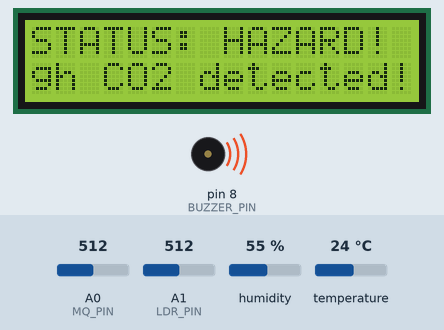
A sketch run on a simulated Arduino Uno, built with avr-gcc and run on an emulated ATmega328P. Parts: 16×2 character LCD, buzzer (waves = sounding). The inputs (shaded band) are chosen by the test bench; at power-on: A1 (LDR_PIN) = 512, A0 (MQ_PIN) = 512, humidity 55 %, temperature 24 °C. What the sketch prints to the serial monitor is not drawn.

Above: at 3.2 s.
3.3 s: A1 (LDR_PIN) set to 325
6.0 s: A1 (LDR_PIN) set to 288
8.3 s: A0 (MQ_PIN) set to 493
At 10.6 s:
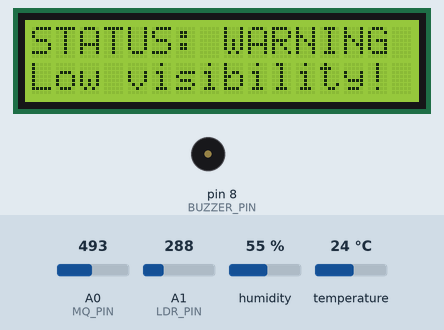
13.1 s: A1 (LDR_PIN) set to 410
At 14.9 s:
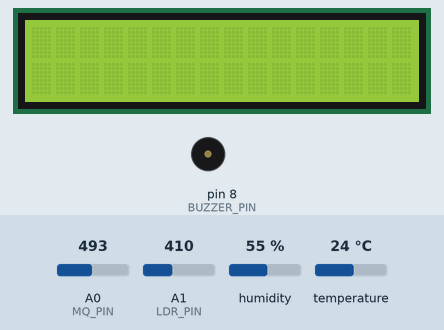
17.6 s: A0 (MQ_PIN) set to 716
At 18.76 s:
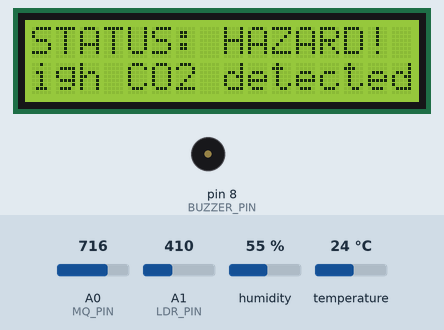
24.8 s: A0 (MQ_PIN) set to 390
At 25.16 s:
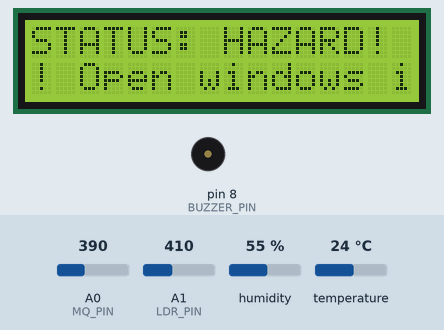
Timing chart, 0 to 27.8 s (numbered marks = the images above; inputs shaded):
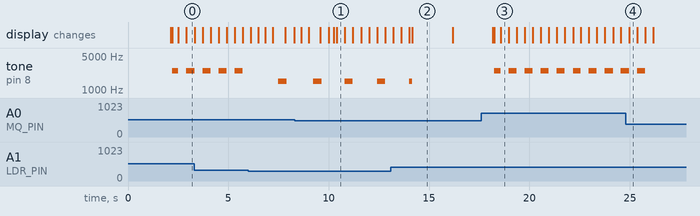

Measured:
- the behaviour switches between 502 and 501 on A0 (MQ_PIN) (found by bisection; images 0 and 1)
- after the input at 13.1 s, the display: first differs from a run without the input after 1.1 s (image 2)
- after the input at 17.6 s, tone on pin 8 (BUZZER_PIN): silent → 2500 Hz after 0.65 s, then repeats every 0.80 s: silent 0.40 s, 2500 Hz 0.40 s; the display: first changes after 0.57 s (image 3 shows a later state)
- after the input at 24.8 s, tone on pin 8 (BUZZER_PIN): goes on until 25.8 s, then stays silent
- by itself, tone on pin 8 (BUZZER_PIN): alternates 1500 Hz for 0.40 s and silent for 1.2 s
- what the display in image 1 shows lasts 0.4 s, from 10.4 s to 10.8 s
- what the display in image 2 shows lasts 2.0 s, from 14.2 s to 16.2 s

The sketch:

finalproject.ino
```cpp
#include <DHT.h>
#include <Wire.h>
#include <LiquidCrystal_I2C.h>

// === HARDWARE CONFIGURATION ===
#define DHTPIN 2
#define DHTTYPE DHT11
#define LDR_PIN A1
#define MQ_PIN A0
#define BUZZER_PIN 8

// === INITIALIZATION ===
DHT dht(DHTPIN, DHTTYPE);
LiquidCrystal_I2C lcd(0x27, 16, 2);

unsigned long lastSensorRead = 0;
const unsigned long interval = 2000;

bool receivedFirstCommand = false;
String currentMessage = "";
String currentHeader = "";
char currentMode = 'S';
int scrollPos = 0;

void setup() {
  Serial.begin(9600);
  dht.begin();
  pinMode(BUZZER_PIN, OUTPUT);
  noTone(BUZZER_PIN);

  lcd.init();
  lcd.backlight();

  lcd.setCursor(0, 0);
  lcd.print("   AI - EMCS    ");
  lcd.setCursor(0, 1);
  lcd.print("INITIALIZING....");
  delay(2000);
  lcd.clear();
}

void loop() {
  unsigned long currentMillis = millis();

  static float currentTemp = 0.0;
  static float currentHum = 0.0;
  static int currentCO2 = 0;
  static int currentLight = 0;

  // 1. TIMED SENSOR READOUT LAYER (Kada 2 segundo, nagpapadala sa Python)
  if (currentMillis - lastSensorRead >= interval) {
    lastSensorRead = currentMillis;

    float h = dht.readHumidity();
    float t = dht.readTemperature();
    int raw_co2 = analogRead(MQ_PIN);
    int raw_light = analogRead(LDR_PIN);

    if (isnan(h) || isnan(t)) {
      t = 0.0;
      h = 0.0;
    }

    int light_percentage = map(raw_light, 0, 1023, 0, 100);
    if(light_percentage > 100) light_percentage = 100;
    if(light_percentage < 0) light_percentage = 0;

    int co2_index = map(raw_co2, 0, 1023, 10, 400);

    currentTemp = t;
    currentHum = h;
    currentCO2 = co2_index;
    currentLight = light_percentage;

    // Ipadala ang data sa Python
    Serial.print("{\"temp\": ");
    Serial.print(t, 1);
    Serial.print(", \"hum\": ");
    Serial.print(h, 1);
    Serial.print(", \"co2\": ");
    Serial.print(co2_index);
    Serial.print(", \"light\": ");
    Serial.print(light_percentage);
    Serial.println("}");

    // Default Preview Screen (Gagana LANG kung walang emergency)
    if (currentLight >= 30 && currentCO2 <= 200 && currentTemp <= 37.0 && currentMode == 'S' && !receivedFirstCommand) {
      lcd.setCursor(0, 0);
      lcd.print("T:");
      lcd.print(currentTemp, 1);
      lcd.print("C | H:");
      lcd.print(currentHum, 0);
      lcd.print("%  "); // May space sa dulo para burado ang lumang letra

      lcd.setCursor(0, 1);
      lcd.print("CO2:");
      lcd.print(currentCO2);
      if (currentCO2 < 10) lcd.print("   | L:");
      else if (currentCO2 < 100) lcd.print("  | L:");
      else lcd.print(" | L:");
      lcd.print(currentLight);
      lcd.print("%   ");
    }
  }

  // ⚡ 1.5 INSTANT HARDWARE OVERRIDE (On-Time Protection Layer)
  if (currentLight < 30 && currentMode != 'W') {
    currentMode = 'W';
    currentHeader = "STATUS: WARNING ";
    currentMessage = "Low visibility! Please switch on the indoor lights.";
    receivedFirstCommand = true;
    scrollPos = 0;
    lcd.clear();
    delay(50); // Kaunting hinga para sa I2C bus
    lcd.setCursor(0, 0);
    lcd.print(currentHeader);
  }
  else if (currentCO2 > 200 && currentMode != 'H') {
    currentMode = 'H';
    currentHeader = "STATUS: HAZARD! ";
    currentMessage = "High CO2 detected! Open windows immediately.";
    receivedFirstCommand = true;
    scrollPos = 0;
    lcd.clear();
    delay(50);
    lcd.setCursor(0, 0);
    lcd.print(currentHeader);
  }
  // Kung bumalik na sa normal ang lahat, linisin ang screen bago mag-safe mode
  else if (currentLight >= 30 && currentCO2 <= 200 && currentTemp <= 37.0 && (currentMode == 'W' || currentMode == 'H')) {
    currentMode = 'S';
    receivedFirstCommand = false;
    currentMessage = "";
    noTone(BUZZER_PIN);
    lcd.clear();
    delay(50);
  }

  // 2. SERIAL STRING PARSER (Mula sa Python papuntang Arduino)
  if (Serial.available() > 0) {
    String inputString = Serial.readStringUntil('\n');
    inputString.trim();

    if (inputString.length() > 2 && inputString.charAt(1) == ':') {
      char newMode = inputString.charAt(0);
      String newMessage = inputString.substring(2);

      // Mag-a-update lang ang LCD kung may totoong pagbabago sa utos para iwas-glitch
      if (newMode != currentMode || newMessage != currentMessage) {
        currentMode = newMode;
        currentMessage = newMessage;
        scrollPos = 0;
        receivedFirstCommand = (currentMode != 'S');

        if (currentMode == 'H') currentHeader = "STATUS: HAZARD! ";
        else if (currentMode == 'W') currentHeader = "STATUS: WARNING ";
        else currentHeader = "STATUS: SECURE  ";

        lcd.clear();
        delay(50);
        lcd.setCursor(0, 0);
        lcd.print(currentHeader);
      }
    }
  }

  // 3. CONTINUOUS ANIMATION & PASSIVE AUDIO LAYER (Ginawang 400ms para mas kalmado ang LCD)
  static unsigned long lastAnimationTick = 0;
  if (receivedFirstCommand && (currentMillis - lastAnimationTick >= 400)) {
    lastAnimationTick = currentMillis;

    if (currentMessage.length() > 0) {
      String paddedMessage = currentMessage + "    *** ";
      lcd.setCursor(0, 1);

      for (int i = 0; i < 16; i++) {
        int charIndex = (scrollPos + i) % paddedMessage.length();
        lcd.print(paddedMessage.charAt(charIndex));
      }
      scrollPos++;
    }

    // Buzzer Control
    if (currentMode == 'H') {
      static bool toggle = false;
      toggle = !toggle;
      if (toggle) tone(BUZZER_PIN, 2500);
      else noTone(BUZZER_PIN);
    }
    else if (currentMode == 'W') {
      static int warningPulse = 0;
      warningPulse++;
      if (warningPulse % 4 == 0) tone(BUZZER_PIN, 1500);
      else noTone(BUZZER_PIN);
    }
    else {
      noTone(BUZZER_PIN);
    }
  }
}
```
